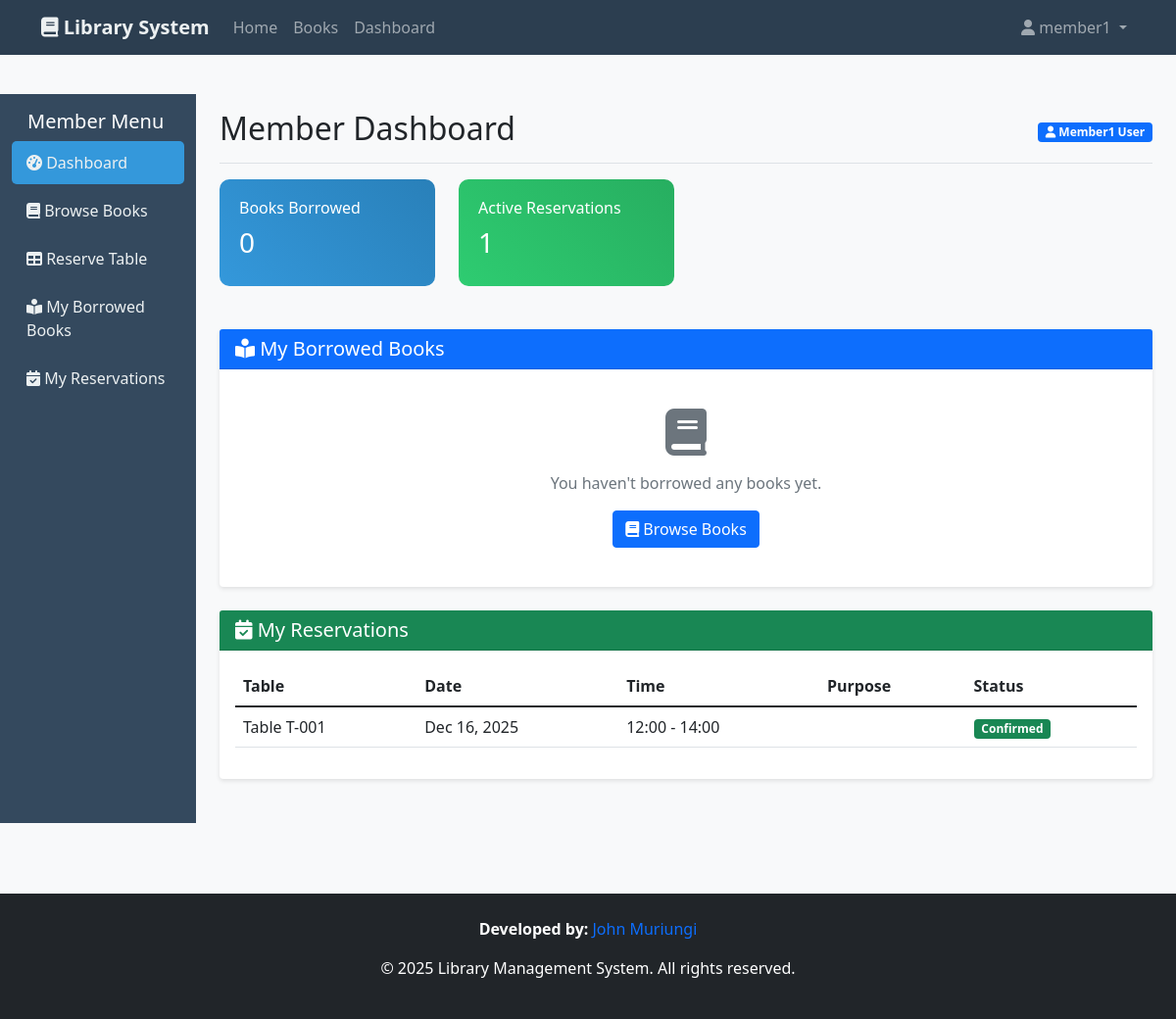
The app's page /dashboard/ (signed in) with its own data.
### library/models.py (models this page shows, shortened)
class Reservation(models.Model):
    RESERVATION_STATUS = [
        ('Pending', 'Pending'),
        ('Confirmed', 'Confirmed'),
        ('Cancelled', 'Cancelled'),
        ('Completed', 'Completed'),
    ]
    user = models.ForeignKey(
        User, on_delete=models.CASCADE, related_name='reservations')
    table = models.ForeignKey(
        Table, on_delete=models.CASCADE, related_name='reservations')
    reservation_date = models.DateField()
    start_time = models.TimeField()
    end_time = models.TimeField()
    status = models.CharField(
        max_length=20, choices=RESERVATION_STATUS, default='Pending')
    created_at = models.DateTimeField(auto_now_add=True)
    purpose = models.TextField(blank=True)

class Table(models.Model):
    TABLE_STATUS = [
        ('Available', 'Available'),
        ('Occupied', 'Occupied'),
        ('Reserved', 'Reserved'),
        ('Maintenance', 'Maintenance'),
    ]
    table_number = models.CharField(max_length=10, unique=True)
    capacity = models.IntegerField(default=4)
    location = models.CharField(max_length=100)
    status = models.CharField(
        max_length=20, choices=TABLE_STATUS, default='Available')
    description = models.TextField(blank=True)
    created_at = models.DateTimeField(
        auto_now_add=True)  # Make sure this exists
    updated_at = models.DateTimeField(
        auto_now=True)      # Make sure this exists

### library/views.py (the view)
# urls.py: path('dashboard/', views.dashboard, name='dashboard'),
@login_required
def dashboard(request):
    user = request.user
    if is_admin(user):
        return admin_dashboard(request)
    elif is_librarian(user):
        return librarian_dashboard(request)
    else:
        return member_dashboard(request)

### library/views.py (called while the page is built)
def is_librarian(user):
    return user.groups.filter(name='Librarian').exists()

def is_admin(user):
    return user.is_superuser or user.is_staff

def member_dashboard(request):
    user = request.user
    borrowed_books = BorrowRecord.objects.filter(user=user, status='Borrowed')
    reservations = Reservation.objects.filter(
        user=user, status__in=['Pending', 'Confirmed'])
    context = {
        'borrowed_books': borrowed_books,
        'reservations': reservations,
        'user': user
    }
    return render(request, 'member_dashboard.html', context)

### library/templates/member_dashboard.html (shortened to what this page needs)
{% extends 'base.html' %}
{% block content %}
<div class="container-fluid py-4">
    <div class="row">
        <div class="col-md-3 col-lg-2 d-md-block sidebar collapse">
            <div class="position-sticky pt-3">
                <h5 class="px-3">Member Menu</h5>
                <ul class="nav flex-column">
                    <li>
                        <a href="{% url 'dashboard' %}" class="{% if request.path == '/dashboard/' %}active{% endif %}">
                            <i class="fas fa-tachometer-alt"></i> Dashboard
                        </a>
                    </li>
                    <li>
                        <a href="{% url 'book_list' %}">
                            <i class="fas fa-book"></i> Browse Books
                        </a>
                    </li>
                    <li>
                        <a href="{% url 'reserve_table' %}">
                            <i class="fas fa-table"></i> Reserve Table
                        </a>
                    </li>
                    <li>
                        <a href="#borrowed-books">
                            <i class="fas fa-book-reader"></i> My Borrowed Books
                        </a>
                    </li>
                    <li>
                        <a href="#reservations">
                            <i class="fas fa-calendar-check"></i> My Reservations
                        </a>
                    </li>
                </ul>
            </div>
        </div>
        <main class="col-md-9 ms-sm-auto col-lg-10 px-md-4">
            <div class="d-flex justify-content-between flex-wrap flex-md-nowrap align-items-center pt-3 pb-2 mb-3 border-bottom">
                <h1 class="h2">Member Dashboard</h1>
                <div class="btn-toolbar mb-2 mb-md-0">
                    <span class="badge bg-primary">
                        <i class="fas fa-user"></i> {{ user.get_full_name|default:user.username }}
                    </span>
                </div>
            </div>
            <div class="row mb-4">
                <div class="col-md-3">
                    <div class="stat-card bg-book">
                        <h6>Books Borrowed</h6>
                        <h3>{{ borrowed_books.count }}</h3>
                    </div>
                </div>
                <div class="col-md-3">
                    <div class="stat-card bg-user">
                        <h6>Active Reservations</h6>
                        <h3>{{ reservations.count }}</h3>
                    </div>
                </div>
            </div>
            <div class="card mb-4" id="borrowed-books">
                <div class="card-header bg-primary text-white">
                    <h5 class="mb-0"><i class="fas fa-book-reader"></i> My Borrowed Books</h5>
                </div>
                <div class="card-body">
                    {% if borrowed_books %}
                    <div class="table-responsive">
                        <table class="table table-hover">
                            <thead>
                                <tr>
                                    <th>Book</th>
                                    <th>Author</th>
                                    <th>Borrow Date</th>
                                    <th>Due Date</th>
                                    <th>Status</th>
                                    <th>Action</th>
                                </tr>
                            </thead>
                            <tbody>
                                {% for borrow in borrowed_books %}
                                <tr class="{% if borrow.is_overdue %}table-danger{% endif %}">
                                    <td>{{ borrow.book.title }}</td>
                                    <td>{{ borrow.book.author }}</td>
                                    <td>{{ borrow.borrow_date|date:"M d, Y" }}</td>
                                    <td>{{ borrow.due_date|date:"M d, Y" }}</td>
                                    <td>
                                        {% if borrow.is_overdue %}
                                        <span class="badge bg-danger">Overdue</span>
                                        {% else %}
                                        <span class="badge bg-success">{{ borrow.status }}</span>
                                        {% endif %}
                                    </td>
                                    <td>
                                        <a href="{% url 'return_book' borrow.id %}" class="btn btn-sm btn-warning">
                                            <i class="fas fa-undo"></i> Return
                                        </a>
                                    </td>
                                </tr>
                                {% endfor %}
                            </tbody>
                        </table>
                    </div>
                    {% else %}
                    <div class="text-center py-4">
                        <i class="fas fa-book fa-3x text-muted mb-3"></i>
                        <p class="text-muted">You haven't borrowed any books yet.</p>
                        <a href="{% url 'book_list' %}" class="btn btn-primary">
                            <i class="fas fa-book"></i> Browse Books
                        </a>
                    </div>
                    {% endif %}
                </div>
            </div>
            <div class="card" id="reservations">
                <div class="card-header bg-success text-white">
                    <h5 class="mb-0"><i class="fas fa-calendar-check"></i> My Reservations</h5>
                </div>
                <div class="card-body">
                    {% if reservations %}
                    <div class="table-responsive">
                        <table class="table table-hover">
                            <thead>
                                <tr>
                                    <th>Table</th>
                                    <th>Date</th>
                                    <th>Time</th>
                                    <th>Purpose</th>
                                    <th>Status</th>
                                </tr>
                            </thead>
                            <tbody>
                                {% for reservation in reservations %}
                                <tr>
                                    <td>Table {{ reservation.table.table_number }}</td>
                                    <td>{{ reservation.reservation_date|date:"M d, Y" }}</td>
                                    <td>{{ reservation.start_time|time:"H:i" }} - {{ reservation.end_time|time:"H:i" }}</td>
                                    <td>{{ reservation.purpose|truncatewords:10 }}</td>
                                    <td>
                                        <span class="badge bg-{% if reservation.status == 'Confirmed' %}success{% elif reservation.status == 'Pending' %}warning{% else %}secondary{% endif %}">
                                            {{ reservation.status }}
                                        </span>
                                    </td>
                                </tr>
                                {% endfor %}
                            </tbody>
                        </table>
                    </div>
                    {% endif %}
                </div>
            </div>
        </main>
    </div>
</div>
{% endblock %}

### library/templates/base.html (shortened to what this page needs)
<!DOCTYPE html>
<html lang="en">
<head>
    <link href="https://cdn.jsdelivr.net/npm/bootstrap@5.1.3/dist/css/bootstrap.min.css" rel="stylesheet">
    <link rel="stylesheet" href="https://cdnjs.cloudflare.com/ajax/libs/font-awesome/6.0.0/css/all.min.css">
</head>
<body>
    <nav class="navbar navbar-expand-lg navbar-dark">
        <div class="container">
            <a class="navbar-brand" href="{% url 'home' %}">
                <i class="fas fa-book"></i> Library System
            </a>
            <div class="collapse navbar-collapse" id="navbarNav">
                <ul class="navbar-nav me-auto">
                    <li class="nav-item">
                        <a class="nav-link" href="{% url 'home' %}">Home</a>
                    </li>
                    <li class="nav-item">
                        <a class="nav-link" href="{% url 'book_list' %}">Books</a>
                    </li>
                    {% if user.is_authenticated %}
                        <li class="nav-item">
                            <a class="nav-link" href="{% url 'dashboard' %}">Dashboard</a>
                        </li>
                    {% endif %}
                </ul>
                <ul class="navbar-nav">
                    {% if user.is_authenticated %}
                        <li class="nav-item dropdown">
                            <a class="nav-link dropdown-toggle" href="#" id="navbarDropdown" role="button" data-bs-toggle="dropdown">
                                <i class="fas fa-user"></i> {{ user.username }}
                            </a>
                        </li>
                    {% endif %}
                </ul>
            </div>
        </div>
    </nav>
    <main>
        {% block content %}{% endblock %}
    </main>
    <footer class="bg-dark text-white py-4 mt-5">
        <div class="credits">
            <div class="container text-center">
                <p>
                    <Strong>Developed  by: </Strong>
                    <a href="https://john-muriungi.github.io/My-portifolio/" target="_blank" style="text-decoration: none">John Muriungi</a>
                </p>
            </div>
        </div>
        <div class="container text-center">
            <p>&copy; 2025 Library Management System. All rights reserved.</p>
        </div>
    </footer>
</body>
</html>

### library/templates/base.html (style rules this page uses)
body { background-color: #f8f9fa; }
.navbar { background-color: #2c3e50 !important; }
.navbar-brand { color: #ecf0f1 !important; font-weight: bold; }
.card { transition: transform 0.2s; border: none; box-shadow: 0 2px 4px rgba(0,0,0,0.1); }
.sidebar { min-height: calc(100vh - 56px); background-color: #34495e; color: white; }
.sidebar a { color: #ecf0f1; text-decoration: none; padding: 10px 15px; display: block; border-radius: 5px; margin-bottom: 5px; }
.sidebar a.active { background-color: #3498db; }
.stat-card { border-radius: 10px; padding: 20px; color: white; margin-bottom: 20px; }
.bg-book { background: linear-gradient(45deg, #3498db, #2980b9); }
.bg-user { background: linear-gradient(45deg, #2ecc71, #27ae60); }

### records on screen
Reservation: table.table_number "T-001", reservation_date "Dec 16, 2025", start_time "12:00", end_time "14:00", status "Confirmed"

### other values on screen
{{ user.username }} "member1"
{{ user.get_full_name|default:user.username }} "Member1 User"
{{ borrowed_books.count }} "0"
{{ reservations.count }} "1"
